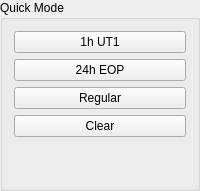
           <widget class="QGroupBox" name="groupBox_11">
            <property name="title">
             <string>Quick Mode</string>
            </property>
            <layout class="QVBoxLayout" name="verticalLayout_39">
             <item>
              <widget class="QPushButton" name="pushButton_plot_modeUT1">
               <property name="text">
                <string>1h UT1</string>
               </property>
               <property name="checkable">
                <bool>true</bool>
               </property>
               <property name="checked">
                <bool>false</bool>
               </property>
              </widget>
             </item>
             <item>
              <widget class="QPushButton" name="pushButton_plot_modeEOP">
               <property name="text">
                <string>24h EOP</string>
               </property>
               <property name="checkable">
                <bool>true</bool>
               </property>
              </widget>
             </item>
             <item>
              <widget class="QPushButton" name="pushButton_plot_moderegular">
               <property name="text">
                <string>Regular</string>
               </property>
               <property name="checkable">
                <bool>true</bool>
               </property>
              </widget>
             </item>
             <item>
              <widget class="QPushButton" name="pushButton_plot_modeClear">
               <property name="text">
                <string>Clear</string>
               </property>
              </widget>
             </item>
             <item>
              <spacer name="verticalSpacer_5">
               <property name="orientation">
                <enum>Qt::Vertical</enum>
               </property>
               <property name="sizeHint" stdset="0">
                <size>
                 <width>20</width>
                 <height>40</height>
                </size>
               </property>
              </spacer>
             </item>
            </layout>
           </widget>
